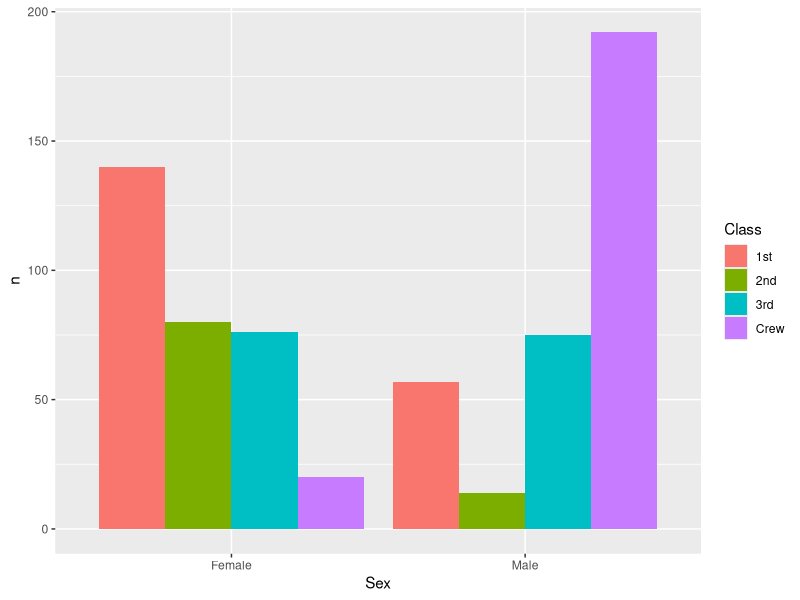
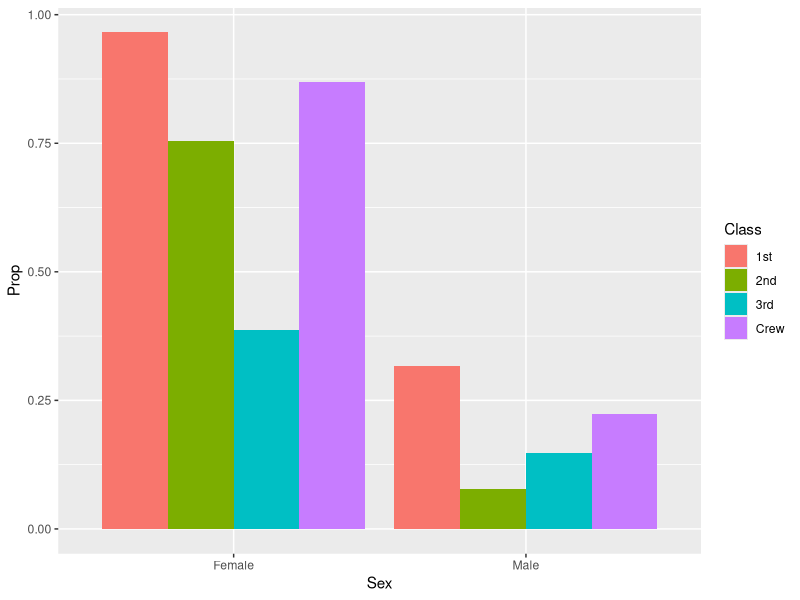
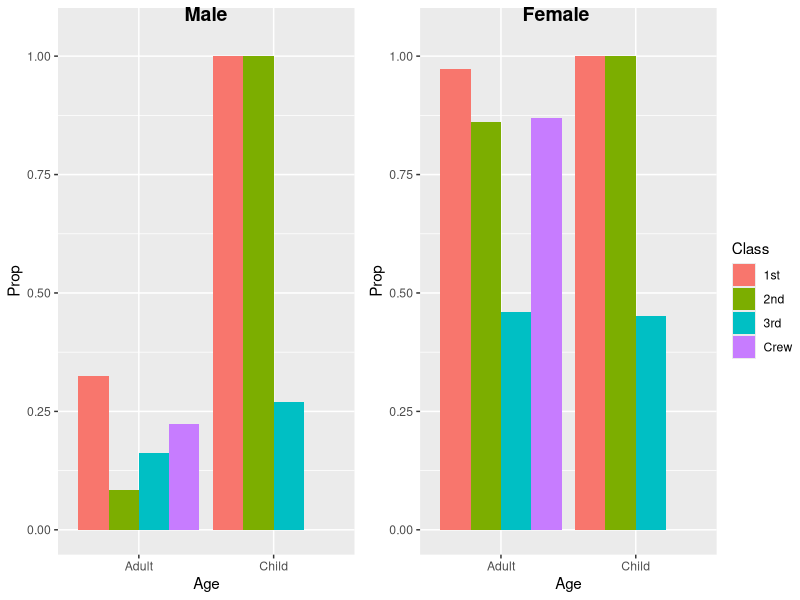

The R source for these figures, in order:
## ---- chunk 1
library(tidyverse)

df_titanic <- as_tibble(Titanic)
## ---- chunk 2
glimpse(df_titanic)
## ---- chunk 3
## NOTE: No need to edit! We'll cover how to
## do this calculation in a later exercise.
df_titanic %>% summarize(total = sum(n))
## ---- chunk 4
## TASK: Visualize counts against `Class` and `Sex`
df_titanic %>% 
  filter(Survived == "Yes") %>%
  ggplot(aes(x = Sex, y = n, fill = Class)) +
  geom_bar(stat = "identity", position = position_dodge())

## ---- chunk 5
df_titanic %>% filter(Survived == "Yes") %>%
               group_by(Sex) %>%
               mutate(total_surv = sum(n))
## ---- chunk 6
## NOTE: No need to edit! We'll cover how to
## do this calculation in a later exercise.
df_prop <-
  df_titanic %>%
  group_by(Class, Sex, Age) %>%
  mutate(
    Total = sum(n),
    Prop = n / Total
  ) %>%
  ungroup()
df_prop
## ---- chunk 7
df_prop4 <-
  df_titanic %>%
  group_by(Class, Sex) %>%
  mutate(
    Total = sum(n),
    Prop = n / Total
  ) %>%
  ungroup()
df_prop4

## ---- chunk 8
## TASK: Visualize counts against `Class` and `Sex`
df_prop4 %>% 
  filter(Survived == "Yes") %>%
  ggplot(aes(x = Sex, y = Prop, fill = Class)) +
  geom_bar(stat = "identity", position = position_dodge())

## ---- chunk 9
library(ggpubr)
par(mfrow=c(1,2))
m_gg <- df_prop %>% 
  filter(Sex == "Male", Survived == "Yes") %>%
  ggplot(aes(x = Age, y = Prop, fill = Class)) +
  geom_bar(stat = "identity", position = position_dodge()) +
  scale_y_continuous(breaks=c(0.0, 0.25, 0.5, 0.75, 1.0)) +
  ylim(0, 1.05)

f_gg <- df_prop %>% 
  filter(Sex == "Female", Survived == "Yes") %>%
  ggplot(aes(x = Age, y = Prop, fill = Class)) +
  geom_bar(stat = "identity", position = position_dodge()) +
  scale_y_continuous(breaks=c(0.0, 0.25, 0.5, 0.75, 1.0)) +
  ylim(0, 1.05)

figure <- ggarrange(
                    m_gg, f_gg,
                    labels = c("Male", "Female"),
                    ncol = 2, nrow = 1,
                    common.legend = TRUE,
                    legend = "right",
                    label.x = c(0.45, 0.35)
                    )
figure
## ---- chunk 10
df_male <-
  df_titanic %>%
  filter(Age == "Adult", Sex == "Male") %>%
  mutate(Total = sum(n),Prop = n / Total) %>% 
  filter(Survived == "Yes") %>%
  summarize(avg_surv = sum(Prop))
df_male

## ---- chunk 11
df_female <-
  df_titanic %>%
  filter(Age == "Adult", Sex == "Female") %>%
  mutate(Total = sum(n),Prop = n / Total) %>% 
  filter(Survived == "Yes") %>%
  summarize(avg_surv = sum(Prop))
df_female

## ---- chunk 12
df_child <-
  df_titanic %>%
  filter(Age == "Child") %>%
  mutate(Total = sum(n), Prop = n / Total) %>% 
  filter(Survived == "Yes") %>%
  summarize(avg_surv = sum(Prop))
df_child
